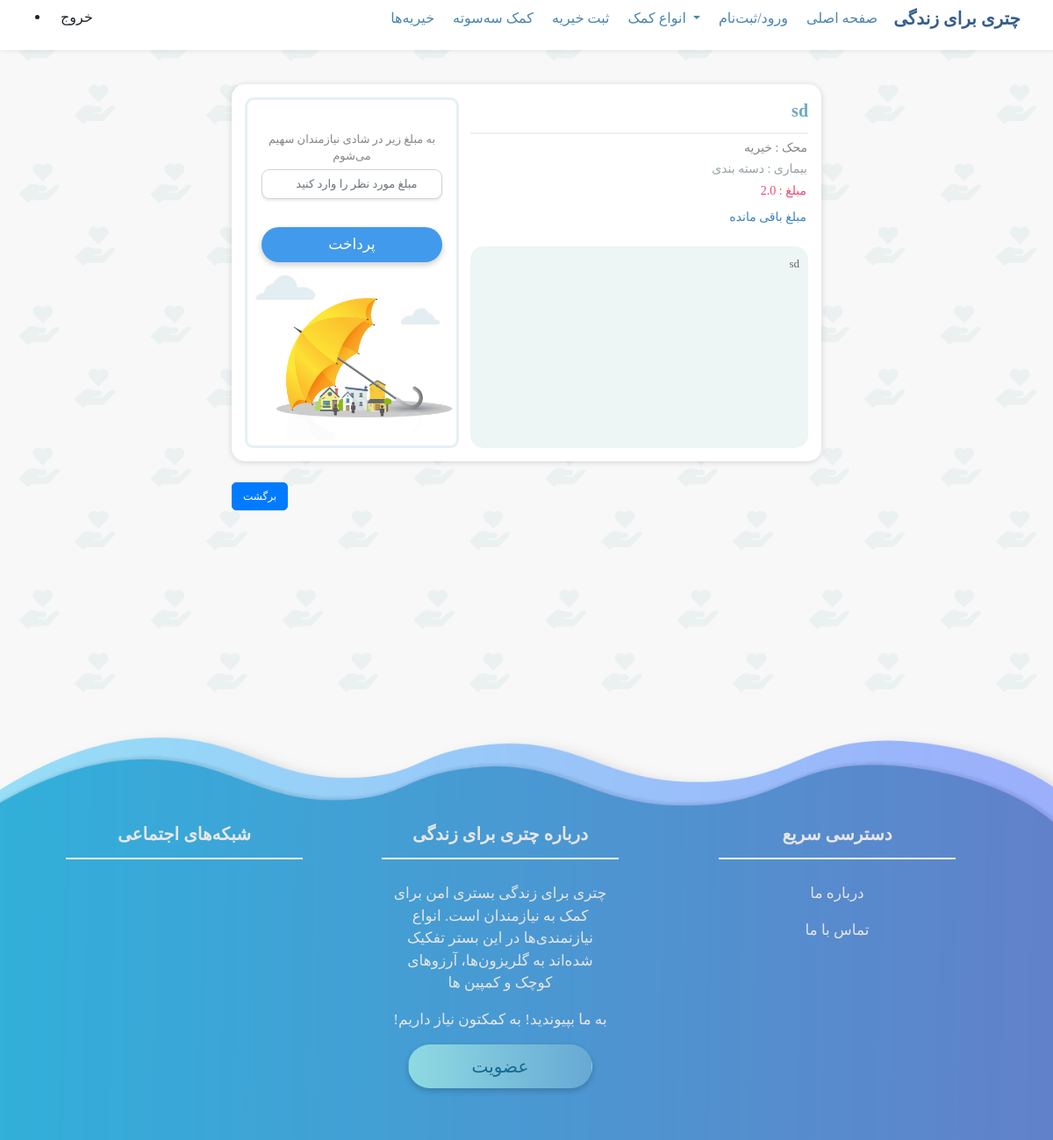
The page /charity/p/7/ on the database its author committed.
### charity/models.py (models this page shows, shortened)
class Project(models.Model):
    title = models.CharField(max_length=50)
    cost = models.FloatField()
    description = models.TextField()
    modir= models.ForeignKey(User, on_delete=models.CASCADE)
    projectType = models.ForeignKey(ProjectType, on_delete = models.CASCADE , default=1 )
    cration_date = models.DateField(auto_now_add=True)
    dastebandy_G=models.ForeignKey(Dastebanamdy_ch , null = True , on_delete=models.CASCADE , default="")
    dastebanamdy_LD = models.ForeignKey(Dastebanamdy_LD , null = True , on_delete=models.CASCADE , default="")
    campain_typ = models.ForeignKey(TypeCampain , null = True , on_delete=models.CASCADE , default="")
    charity = models.ForeignKey(Charity , on_delete=models.CASCADE , default="" )
    user= models.ManyToManyField(User,related_name='userPaid', through='participateProject')

class Charity(models.Model):
    name = models.CharField(max_length=20)
    address = models.CharField(max_length=60)
    sabt_number = models.CharField(max_length=30)
    description = models.TextField()
    web = models.URLField()
    photo = models.ImageField(blank=True)
    photo_sanad = models.ImageField(default='default.png')
    modir = models.OneToOneField(User , on_delete=models.CASCADE )
    accept = models.BooleanField(default=False)

class Dastebanamdy_ch(models.Model):
    name = models.CharField(max_length=20)
    def __str__(self):
        return self.name

### charity/views.py (the view)
# urls.py: url(r'^p/(?P<pk>\d+)/$' , views.datail_project , name="detail"),
def datail_project(request , pk):
    posts = get_object_or_404(Project, pk=pk)
    return render(request, 'charity/detail.html', {'posts': posts})

### charity/templates/charity/detail.html (shortened to what this page needs)
{% extends 'base.html' %}
{% block content %}
<link rel="stylesheet" href="https://cdnjs.cloudflare.com/ajax/libs/font-awesome/4.7.0/css/font-awesome.min.css">
<div class="detail_Background">
<div class="div_detail">
    <div class="form_dtail">
        <div class="right_detail">
            <div class="detail_tilte">
                <p>{{ posts.title }}</p>
            </div>
            <hr>
            <div class="titr_kheiriye">
                <p>{{ posts.charity.name }} : خیریه </p>
            </div>
            <div class="titr_daste">
                <p>{{ posts.dastebandy_G }} : دسته بندی</p>
            </div>
            <div class="titr_mablagh">
                <p> {{ posts.cost }} : مبلغ</p>
            </div>
            <div class="titr_mablaghmande">
                <p>مبلغ باقی مانده</p>
            </div>
            <div class="description_detail">
                <p>{{ posts.description }}</p>
            </div>
        </div>
        <div class="left_detail">
            <div class="titr_left_detail">
                <br><p>به مبلغ زیر در شادی نیازمندان سهیم می‌شوم</p>
            </div>
            <br><input  class="form-control" type="number" placeholder="مبلغ مورد نظر را وارد کنید" name="search" style="font-size: 13px; color: rgb(163, 163, 163); width: 90%;margin-left: 5%;">
            <br><button type="submit" class="btn btn-sherkatmikonam  float-sm-none" style="width: 90%; margin-right: 5%;">پرداخت</button>
            <div class="picleft_detail">
            </div>
        </div>
    </div>
    <br><a href="{{ request.META.HTTP_REFERER }}" class="btn btn-primary" style="font-size: 12px; float: left;margin-left: 15%; border-radius: 5px;">برگشت</a>
</div>
</div>
{% endblock %}

### assets/style.css (style rules this page uses)
html { scroll-behavior: smooth; }
html,body { margin: 0; padding: 0; }
hr { width: 100%; float: right; display: block; height: 0px; border: 10px; border-top: 2px solid #f0f0f0; margin: 0rem 0px; margin-top: -1.5%; padding: 0; }
.btn-sherkatmikonam { float: left; color: #fff; background-color: #419aec; width:220px; font-size: 17px; border-radius: 20px; box-shadow: 0 3px 7px 0 rgba(0, 0, 0, 0.2); transition:all 0.3s ease; float: center; margin-top: 2.5%; height: 40px; padding-bottom: 20px; margin-bottom: -25px; }
a { color: #1864b6; text-decoration: none; background-color: transparent; }
.div_detail { width: 80%; height: 800px; background-color:none; margin-left: 10%; padding-top: 8%; }
.form_dtail { width: 70%; height: 430px; background-color: white; margin-left: 15%; padding: 15px; border-radius: 15px; box-shadow: 0 1px 7px 0 rgba(0,0,0,.15); text-align: right; }
.detail_tilte { font-size: 20px; color: #6daabe; float: right; text-align: right; font-weight: bold; width: 100%; background-color: none; }
.titr_kheiriye { font-size: 14px; color: #858585; float: right; text-align: right; padding: 1px; width: 100%; background-color: none; height: 24px; }
.titr_daste { font-size: 14px; color: #96a1a5; float: right; text-align: right; padding: 1px; width: 100%; background-color:none; height: 24px; }
.titr_mablagh { font-size: 14px; color: #ec4b6e; float: right; text-align: right; padding: 2px; width: 100%; background-color: none; height: 30px; }
.titr_mablaghmande { font-size: 14px; color: #3c81c2; float: right; text-align: right; padding: 2px; width: 100%; background-color: none; height: 30px; }
.description_detail { width: 100%; height: 230px; background-color: rgb(237, 245, 245); color: #686868; text-align: right; border-radius: 15px; margin-top: 170px; padding: 10px; font-size: 13px; }
.right_detail { width: 60%; height: 400px; background-color: none; float: right; }
.left_detail { width: 38%; height: 400px; background-color: none; float: right; margin-right: 2%; padding: 5px; border-radius: 10px; border-color: rgb(229, 240, 243); border-style: solid; }
.titr_left_detail { width: 100%; background-color: none; height: 50px; color: #868686; text-align: center; font-size: 13px; padding-top: 10px; }
.picleft_detail { width: 100%; height: 200px; background-image: url(../static/pic/detail.png); background-size: cover; margin-top: 12%; }
.detail_Background { background-image: url(../static/pic/back-ground-image.png); background-repeat: repeat; }

### rows shown on the page
Project: title "sd", charity.name "محک", dastebandy_G "بیماری", cost "2.0", description "sd"
